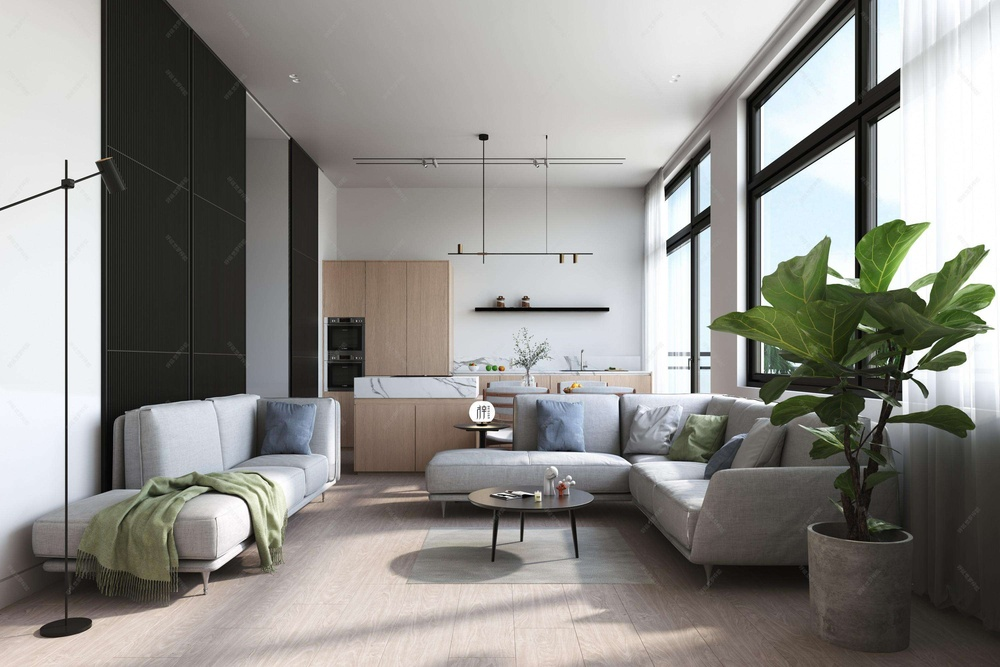
#> input picture background/background.jpeg, 1000 x 667 px, shrunk from 3000 x 2000 before the run, given as the content of the folder set/second_dataset/labeled/second_yolo_augementation1/images, which was not available
$ python background_augmentation_motor_1_aug_dark_add_label_copy.py
#> lines starting #> are read from the running program, lines starting #| are printed output that depends on the picture; after the words box and inside, x2 and y2 are one past the last pixel; in counts of white or black regions, pixels touching at a corner belong together; pictures that were not available may be replaced by others from this repository, and a replacement may not be noted
# coding:utf-8
# @Author     : HT
# @Time       : 2022/9/29 10:19
# @File       : background_augmentation.py
# @Software   : PyCharm


import os
import cv2
import random
import numpy as np
import shutil
def creat_dir(out_dir):
    if not os.path.isdir(out_dir):
        os.makedirs(out_dir)


# 数据集路径
dataset_image_path=r'F:\doing\Motor_detection_dataset\second_dataset\labeled\second_yolo_augementation1\images'
dataset_label_path=r'F:\doing\Motor_detection_dataset\second_dataset\labeled\second_yolo_augementation1\labels'
dataset_image_list=os.listdir(dataset_image_path)
# 背景路径
background_path=r'F:\doing\Motor_detection_dataset\second_dataset\labeled\background'
background_path_list=os.listdir(background_path)
#保存路径
save_path=r'F:\doing\Motor_detection_dataset\third_dataset\labeled/dataset_aug_background_1_'
save_path_image=os.path.join(save_path,'image')
save_path_label=os.path.join(save_path,'label')
creat_dir(save_path_image)
creat_dir(save_path_label)

# [14 lines of commented-out code are left out]

lower_green=np.array([60,220,46])
upper_green=np.array([84,255,255])

# [12 lines of commented-out code are left out]
def SaltAndPepper(src, percetage):
    SP_NoiseImg = src.copy()
    SP_NoiseNum = int(percetage * src.shape[0] * src.shape[1])
    for i in range(SP_NoiseNum):
        randR = np.random.randint(0, src.shape[0] - 1)
        randG = np.random.randint(0, src.shape[1] - 1)
        randB = np.random.randint(0, 3)
        if np.random.randint(0, 1) == 0:
            SP_NoiseImg[randR, randG, randB] = 0
        else:
            SP_NoiseImg[randR, randG, randB] = 255
    return SP_NoiseImg


# 高斯噪声
def addGaussianNoise(image, percetage):
    G_Noiseimg = image.copy()
    w = image.shape[1]
    h = image.shape[0]
    G_NoiseNum = int(percetage * image.shape[0] * image.shape[1])
    for i in range(G_NoiseNum):
        temp_x = np.random.randint(0, h)
        temp_y = np.random.randint(0, w)
        G_Noiseimg[temp_x][temp_y][np.random.randint(3)] = np.random.randn(1)[0]
    return G_Noiseimg


# 昏暗
def darker(image, percetage=0.9):
    image_copy = image.copy()
    w = image.shape[1]
    h = image.shape[0]
    # get darker
    for xi in range(0, w):
        for xj in range(0, h):
            image_copy[xj, xi, 0] = int(image[xj, xi, 0] * percetage)
            image_copy[xj, xi, 1] = int(image[xj, xi, 1] * percetage)
            image_copy[xj, xi, 2] = int(image[xj, xi, 2] * percetage)
    return image_copy


# 亮度
def brighter(image, percetage=1.5):
    image_copy = image.copy()
    w = image.shape[1]
    h = image.shape[0]
    # get brighter
    for xi in range(0, w):
        for xj in range(0, h):
            image_copy[xj, xi, 0] = np.clip(int(image[xj, xi, 0] * percetage), a_max=255, a_min=0)
            image_copy[xj, xi, 1] = np.clip(int(image[xj, xi, 1] * percetage), a_max=255, a_min=0)
            image_copy[xj, xi, 2] = np.clip(int(image[xj, xi, 2] * percetage), a_max=255, a_min=0)
    return image_copy


def get_resize_num(img1,img2):
    img1_height, img1_width,_ = img1.shape
    img2_height, img2_width,_ = img2.shape
    if (img1_width/img1_height>img2_width/img2_height):
        return (img1_width,int(img2_height/img2_width*img1_width))
    else:
        return (int(img2_width/img2_height*img1_height),img1_height)

for i in range(len(dataset_image_list)):
    dataset_image = dataset_image_list[i]
    dataset_label = dataset_image.rstrip('.jpg') + '.txt'
    aug_dataset_image = 'aug_back_1_' + dataset_image
    aug_dataset_label = 'aug_back_1_' + dataset_label
    dataset_image_abs = dataset_image_path + '/' + dataset_image
    dataset_label_abs = dataset_label_path + '/' + dataset_label
    print('----process: {}-----'.format(dataset_image_abs))
    save_image= save_path_image +'/' + aug_dataset_image

    save_label = save_path_label +'/'+ aug_dataset_label

    shutil.copy(dataset_label_abs, save_label)


    dataset_image_cv = cv2.imread(dataset_image_abs)
#> dataset_image_cv is the input picture: shape (667, 1000, 3); mean B, G, R 137.8, 141.9, 143.2
    dataset_image_cv_hsv = cv2.cvtColor(dataset_image_cv, cv2.COLOR_BGR2HSV)
#> dataset_image_cv_hsv: shape (667, 1000, 3); mean H, S, V 41, 28.4, 146.8
    # dataset_image_height,dataset_image_width=dataset_image_cv.shape

    background_image=background_path_list[random.randint(0,len(background_path_list)-1)]
    background_image_abs = background_path + '/' + background_image
    background_image_abs_cv = cv2.imread(background_image_abs)
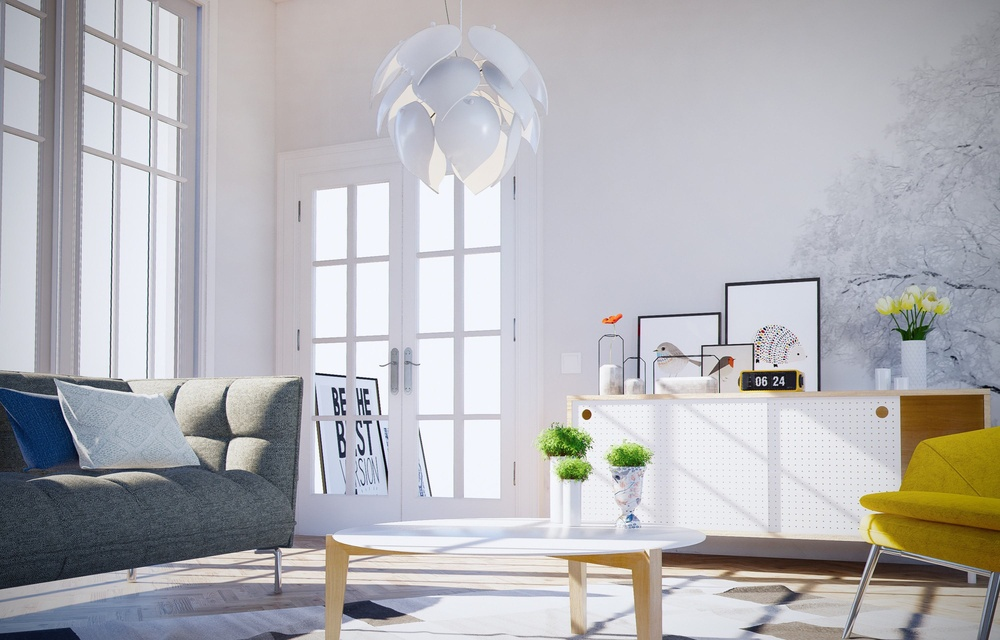
#> input picture background/background1.jpeg, 1000 x 640 px, shrunk from 3000 x 1920 before the run, found by its file name
#> background_image_abs_cv is the input picture: shape (640, 1000, 3); mean B, G, R 182.8, 179.4, 180
    # background_image_height, background_image_width = background_image_abs_cv.shape


    background_image_resize=cv2.resize(background_image_abs_cv,get_resize_num(dataset_image_cv, background_image_abs_cv))
    if random.randint(0,1):
        background_image_resize = cv2.flip(background_image_resize, 1, dst=None)
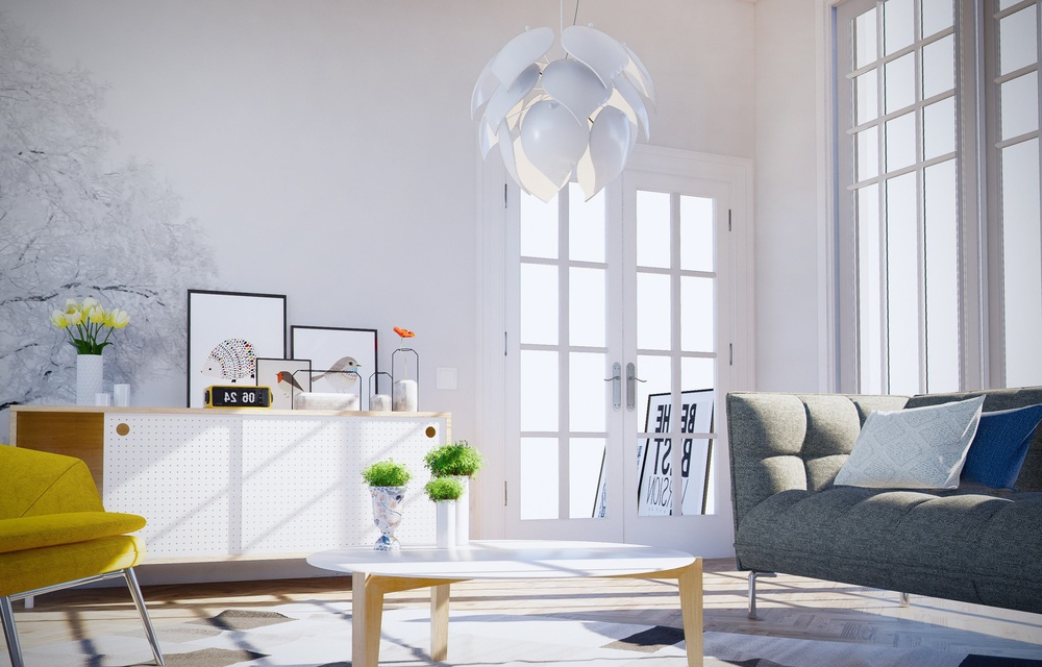
#> background_image_resize: shape (667, 1042, 3); mean B, G, R 182.7, 179.2, 179.9
    else:
        background_image_resize = cv2.flip(background_image_resize, 2, dst=None)


    mask = cv2.inRange(dataset_image_cv_hsv, lower_green, upper_green)
#> mask: shape (667, 1000); every value is 0

    #膨胀
    # mask = cv2.dilate(mask, (3, 3), iterations=10)
    # # cv2.imshow('dilate', mask)
    # #腐蚀
    # mask = cv2.erode(mask, (3,3), iterations=1)
    # # cv2.imshow('erode', mask)


    # kernel1 = cv2.getStructuringElement(cv2.MORPH_RECT, (3, 3))
    # erode = cv2.morphologyEx(mask_invert, cv2.MORPH_ERODE,kernel=kernel1)

    height,width=mask.shape
#> height = 667; width = 1000
    for i in range(height):
        for j in range(width):
            if mask[i, j] == 255:
                dataset_image_cv[i,j, 0:3] = background_image_resize[i, j, 0:3]

    # cv2.imshow('dataset', dataset_image_cv)
    if random.randint(0,1):
        dataset_image_cv=SaltAndPepper(dataset_image_cv,random.uniform(0.01,0.03))
    else:
        dataset_image_cv =  addGaussianNoise(dataset_image_cv,random.uniform(0.01,0.03))
#> after the loop in addGaussianNoise, `for i in range(G_NoiseNum):`:
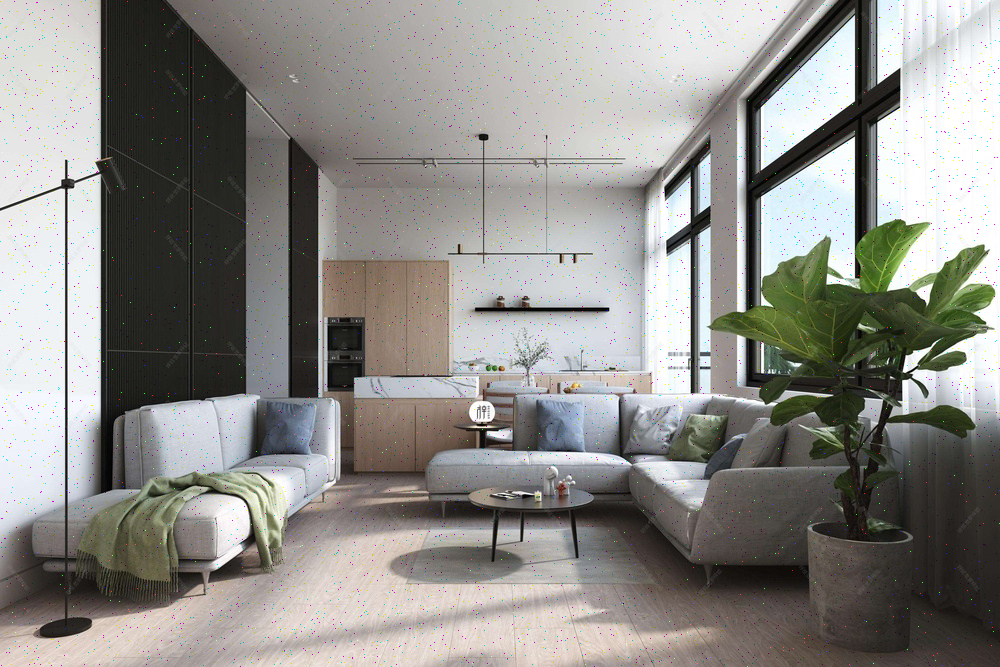
#> G_Noiseimg: shape (667, 1000, 3); 1.5% of pixels changed, all inside (x1, y1, x2, y2) = (0, 0, 1000, 667)
    if random.randint(0, 1):
        dataset_image_cv = darker(dataset_image_cv,random.uniform(0.85,0.98))
#> after the loop in darker, `for xi in range(0, w):`:
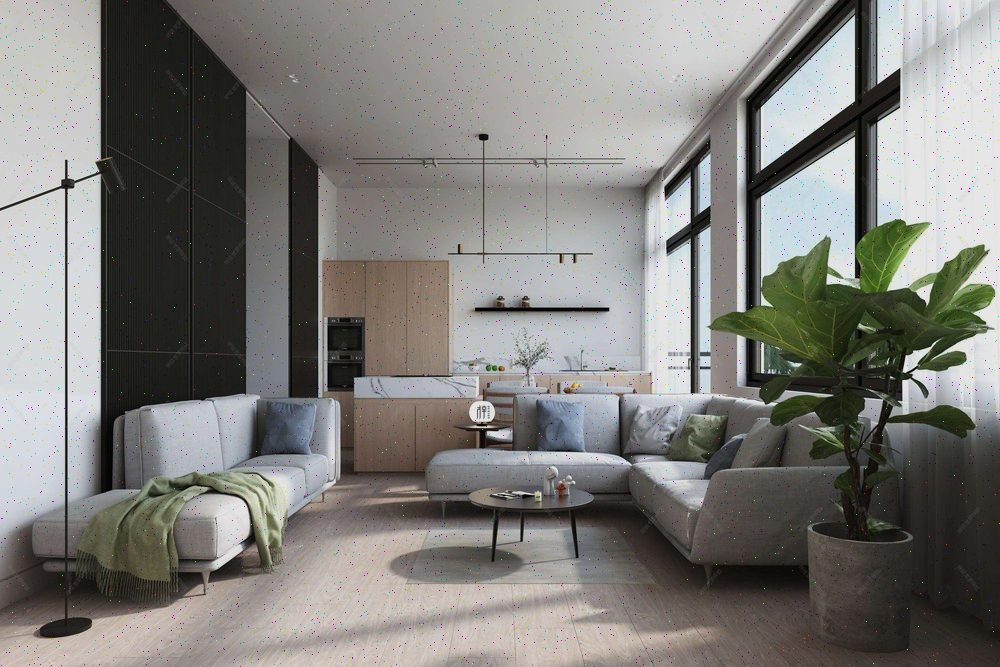
#> image_copy: shape (667, 1000, 3); mean B, G, R 123.5, 127.2, 128.3
    else:
        dataset_image_cv = brighter(dataset_image_cv, random.uniform(1.01,1.10))


    cv2.imwrite(save_image,dataset_image_cv)
    # [7 lines of commented-out code are left out]
print('Finish.')
